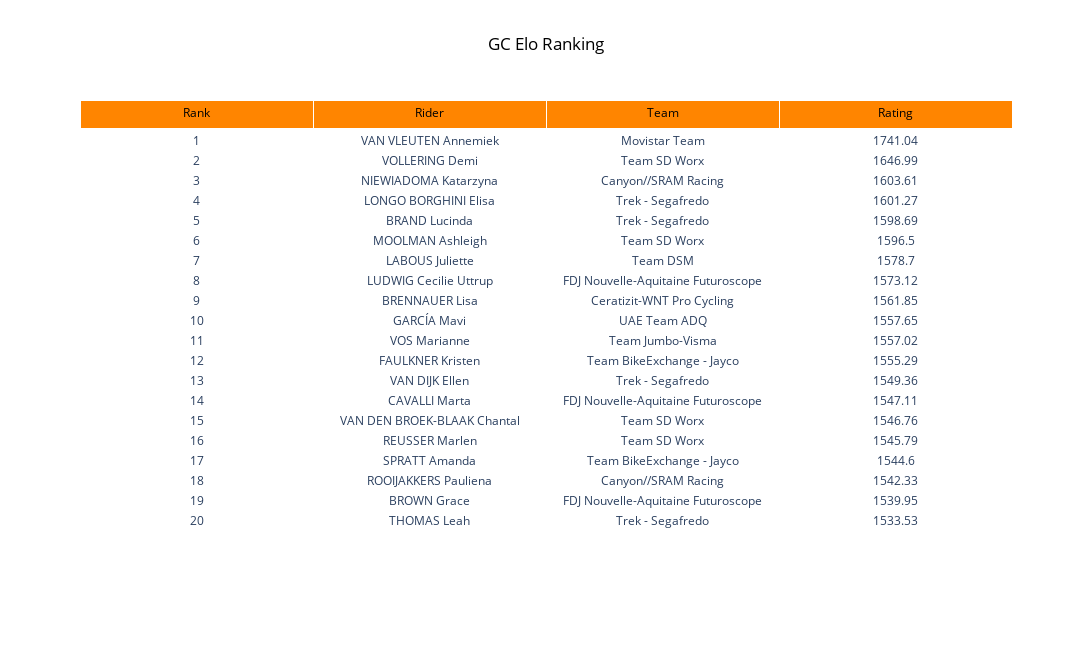

Source (notebook cell):
### Code cell
# ===== generate and save most recent rankings for RACE_TYPE ===== #
curr_date = datetime.today().strftime('%Y%m%d')
fname = f'{RACE_TYPE.lower()}-{GENDER}-{curr_date}.png'
gen_rankings_viz(ratings, results, title = f'{RACE_TYPE} Elo Ranking', fname = fname)

### Figure 1 — Plotly figure (JSON) as saved in the notebook; plotly's stock layout.template omitted (floating-point values rounded to 4 significant figures)
{"data": [{"cells": {"align": "center", "fill": {"color": "white"}, "values": [[1, 2, 3, 4, 5, 6, 7, 8, 9, 10, 11, 12, 13, 14, 15, 16, 17, 18, 19, 20], ["VAN VLEUTEN Annemiek", "VOLLERING Demi", "NIEWIADOMA Katarzyna", "LONGO BORGHINI Elisa", "BRAND Lucinda", "MOOLMAN Ashleigh", "LABOUS Juliette", "LUDWIG Cecilie Uttrup", "BRENNAUER Lisa", "GARCÍA Mavi", "VOS Marianne", "FAULKNER Kristen", "VAN DIJK Ellen", "CAVALLI Marta", "VAN DEN BROEK-BLAAK Chantal", "REUSSER Marlen", "SPRATT Amanda", "ROOIJAKKERS Pauliena", "BROWN Grace", "THOMAS Leah"], ["Movistar Team", "Team SD Worx", "Canyon//SRAM Racing", "Trek - Segafredo", "Trek - Segafredo", "Team SD Worx", "Team DSM", "FDJ Nouvelle-Aquitaine Futuroscope", "Ceratizit-WNT Pro Cycling", "UAE Team ADQ", "Team Jumbo-Visma", "Team BikeExchange - Jayco", "Trek - Segafredo", "FDJ Nouvelle-Aquitaine Futuroscope", "Team SD Worx", "Team SD Worx", "Team BikeExchange - Jayco", "Canyon//SRAM Racing", "FDJ Nouvelle-Aquitaine Futuroscope", "Trek - Segafredo"], [1741.0, 1647.0, 1604.0, 1601.0, 1599.0, 1596.0, 1579.0, 1573.0, 1562.0, 1558.0, 1557.0, 1555.0, 1549.0, 1547.0, 1547.0, 1546.0, 1545.0, 1542.0, 1540.0, 1534.0]]}, "header": {"align": "center", "fill": {"color": "#FF8500"}, "font": {"color": "black"}, "values": ["Rank", "Rider", "Team", "Rating"]}, "type": "table"}], "layout": {"height": 650, "title": {"font": {"color": "black"}, "text": "GC Elo Ranking", "x": 0.5}, "width": 1300}}
